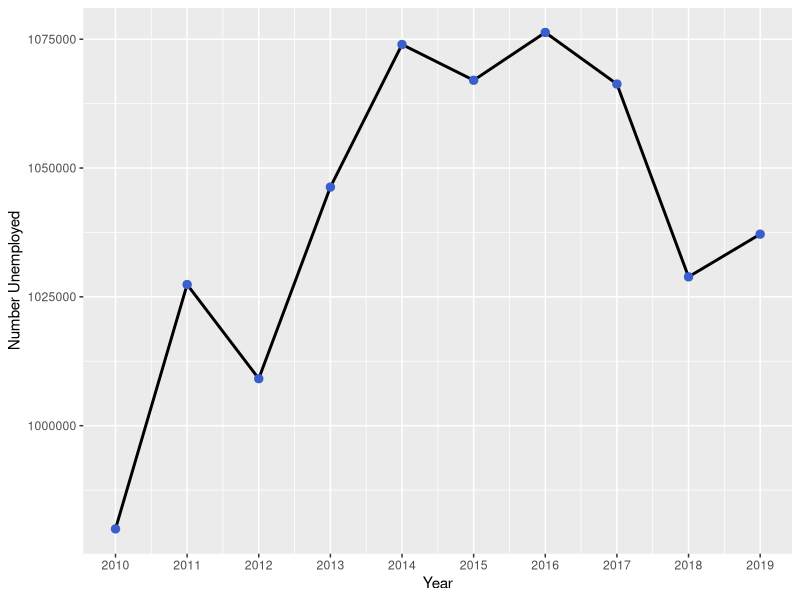
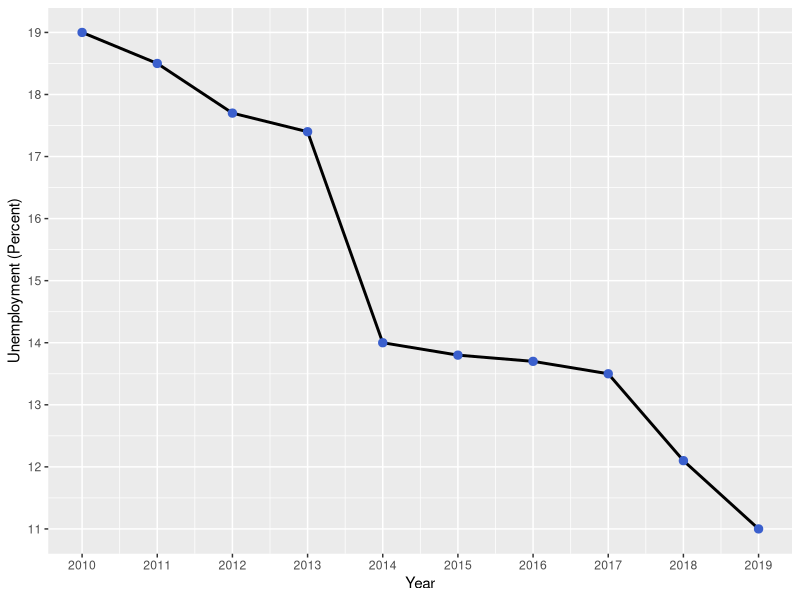
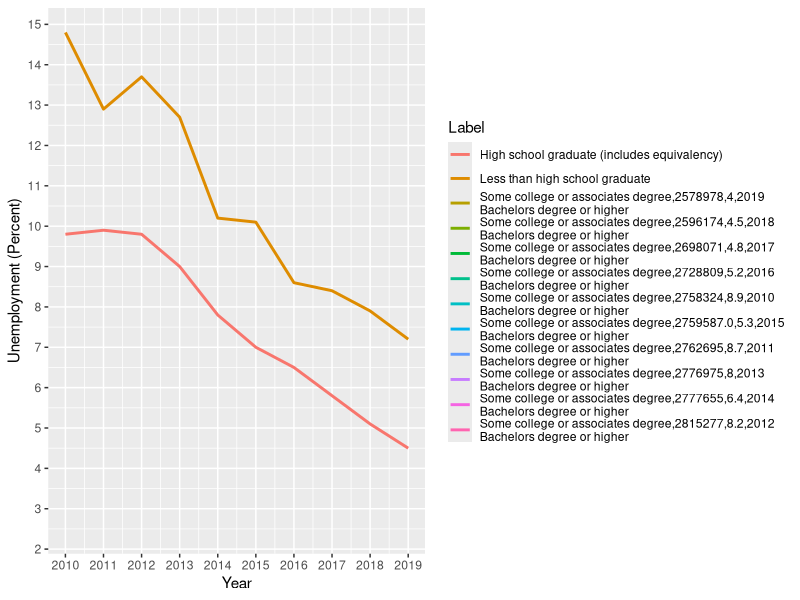
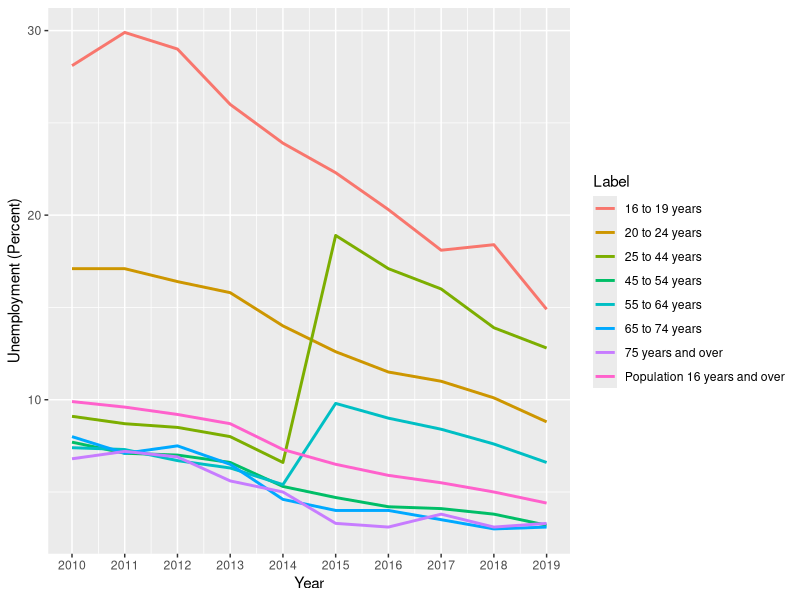
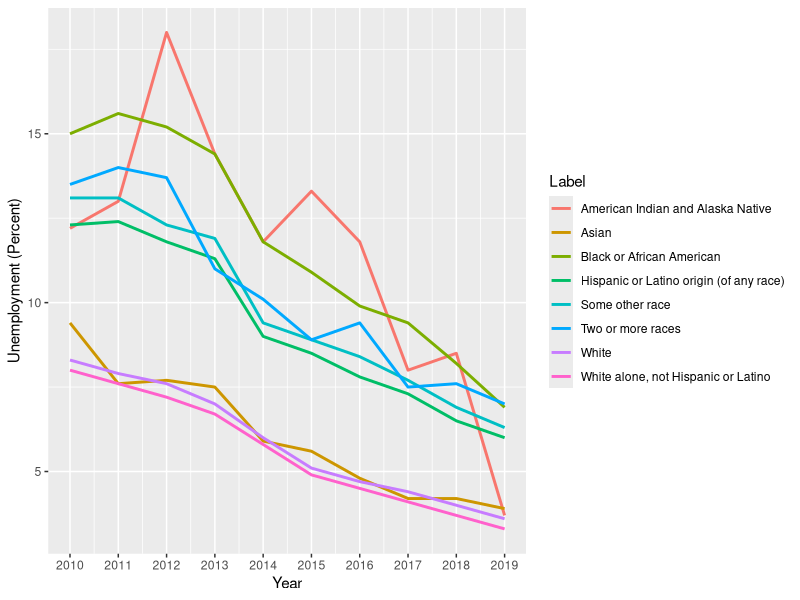
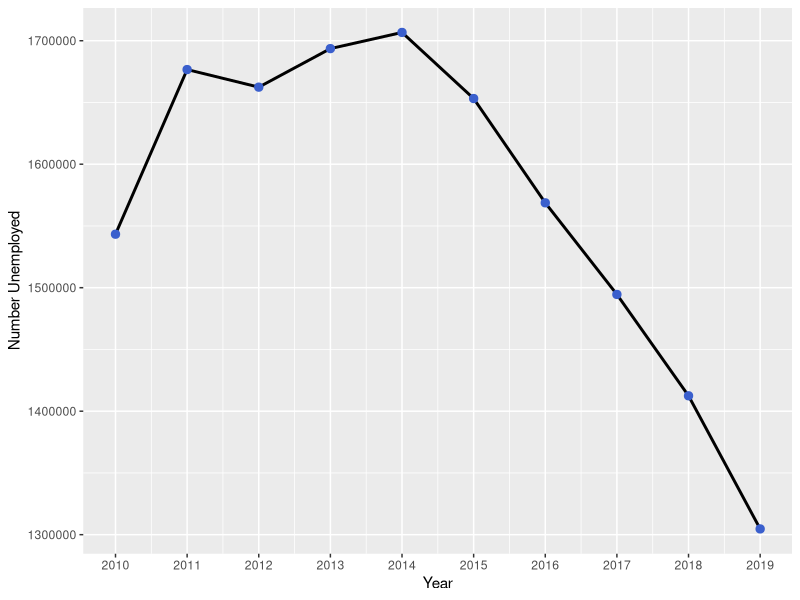
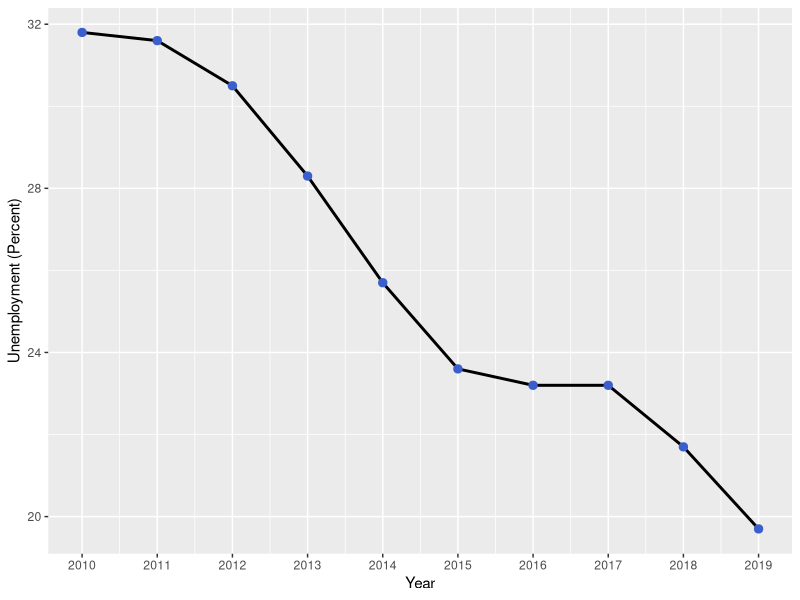
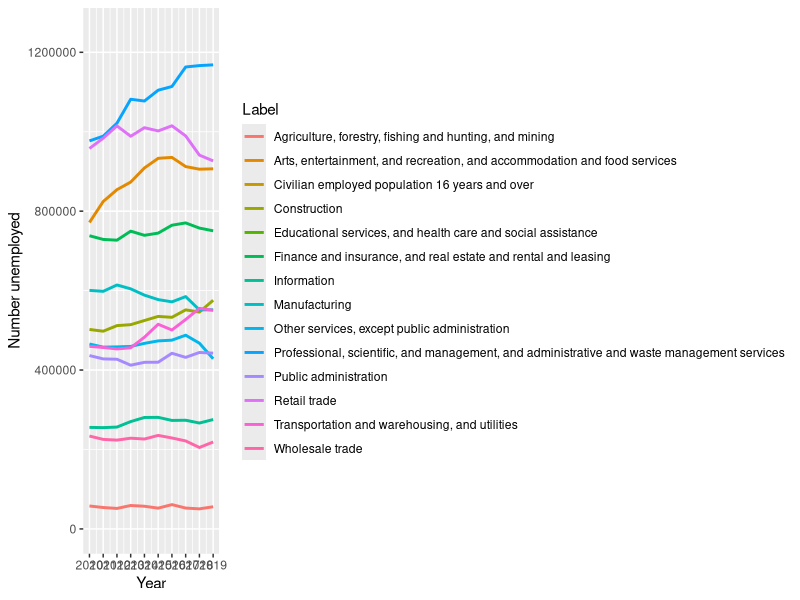

Recreate these plots in R, in order.
## ---- chunk 1
library(tidyverse)
library(dplyr)
library(ggplot2)
## ---- chunk 2

setwd('C:/Users/eabea/Dropbox/Documents/STAT W5702/Project/STAT5702_NYC_Employment_Analysis/DataPreprocessing/Data/employment')




employDisability <- read.table(file = "employDisability.csv", sep = ",", header=TRUE)
employEDUCATION <- read.table(file = "employEDUCATION.csv", sep = ",", header=TRUE)
employmentByAge <- read.table(file = "employmentByAge.csv", sep = ",", header=TRUE)
employmentByRACE <- read.table(file = "employmentByRACE.csv", sep = ",", header=TRUE)
employPoverty <- read.table(file = "employPoverty.csv", sep = ",", header=TRUE)
JobType <- read.table(file = "JobType.csv", sep = ",", header=TRUE)
## ---- chunk 3
employDisability 
employEDUCATION 
employmentByAge 
employmentByRACE 
employPoverty
JobType 
## ---- chunk 4
employDisability

#Total number unemployed over time with disability
ggplot(data = employDisability,aes(year,Total)) + geom_line(size = 1, col = 'black') + xlab('Year') + ylab('Number Unemployed') + scale_x_continuous(breaks = seq(2010,2019)) + geom_point(size = 2.5, col = 'royalblue3')

#Unemployment Rate over time for those with disability
ggplot(data = employDisability,aes(x = year,y = UnemploymentRate)) + geom_line(size = 1, col = 'black') + xlab('Year') + ylab('Unemployment (Percent)') + scale_x_continuous(breaks = seq(2010,2019)) + scale_y_continuous(breaks = seq(20,0)) + geom_point(size = 2.5, col = 'royalblue3')
## ---- chunk 5
#Problem with Data Read
employEDUCATION

employEDUCATION$Label = as.factor(employEDUCATION$Label)
ggplot(data = employEDUCATION) + geom_line(aes(x = year, y = UnemploymentRate, group = Label, colour = Label),size = 1) + xlab('Year') + ylab('Unemployment (Percent)') + scale_x_continuous(breaks = seq(2010,2019)) + scale_y_continuous(breaks = seq(20,0)) 
## ---- chunk 6
#Data error, 25-44 has 2 for 2018, one should be 2019.

employmentByAge

employmentByAge$Label = as.factor(employmentByAge$Label)
ggplot(data = employmentByAge) + geom_line(aes(x = year, y = UnemploymentRate, group = Label, colour = Label),size = 1) + xlab('Year') + ylab('Unemployment (Percent)') + scale_x_continuous(breaks = seq(2010,2019)) 
## ---- chunk 7
employmentByRACE

employmentByRACE$Label = as.factor(employmentByRACE$Label)
ggplot(data = employmentByRACE) + geom_line(aes(x = year,y = UnemploymentRate, group = Label, colour = Label), size = 1) + xlab('Year') + ylab('Unemployment (Percent)') + scale_x_continuous(breaks = seq(2010,2019)) 
## ---- chunk 8
employPoverty

#Total number unemployed over time of those below Poverty line
ggplot(data = employPoverty,aes(year,Total)) + geom_line(size = 1, col = 'black') + xlab('Year') + ylab('Number Unemployed') + scale_x_continuous(breaks = seq(2010,2019)) + geom_point(size = 2.5, col = 'royalblue3')

#Unemployment Rate over time for those below Poverty line
ggplot(data = employPoverty,aes(x = year,y = UnemploymentRate)) + geom_line(size = 1, col = 'black') + xlab('Year') + ylab('Unemployment (Percent)') + scale_x_continuous(breaks = seq(2010,2019)) + geom_point(size = 2.5, col = 'royalblue3')
## ---- chunk 9
#Interested in getting unemployment rates for this 
JobType

JobType$Label = as.factor(JobType$Label)
ggplot(data = JobType) + geom_line(aes(x = year,y = Total, group = Label, colour = Label), size = 1) + xlab('Year') + ylab('Number unemployed') + ylim(0,1250000) + scale_x_continuous(breaks = seq(2010,2019))

